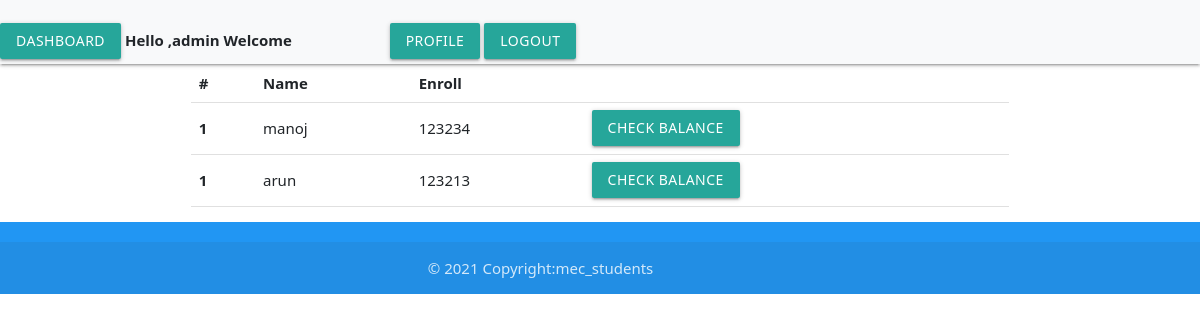
The app's page /viewpay/ (signed in) with its own data.
### clg/models.py (models this page shows, shortened)
class Payment(models.Model):
    name=models.CharField(max_length=50)
    rollno=models.CharField(max_length=250)

### clg/views.py (the view)
# urls.py: path('viewpay/',views.viewpayment,name='viewpay'),
def viewpayment(request):
	obj=Payment.objects.all()
	return render(request,'viewpay.html',{'data':obj})

### templates/viewpay.html
{% extends 'index.html' %}
{% block content %}
<div class="container">
    <table class="table">
        <thead>
          <tr>
            <th scope="col">#</th>
            <th scope="col">Name</th>
            <th scope="col">Enroll</th>
          </tr>
        </thead>
        <tbody>
          {% for i in data %}
          <tr>
            <th scope="row">1</th>
            <td>{{i.name}}</td>
            <td>{{i.rollno}}</td>
            <td><a href="{% url 'balance' i.id %}" class="btn btn-primary">check balance</a></td>
          </tr>
          {% endfor %}
        </tbody>
      </table>
</div>
{% endblock %}

### templates/index.html (shortened to what this page needs)
<!doctype html>
<html lang="en">
  <head>
    <link href="https://cdn.jsdelivr.net/npm/bootstrap@5.0.2/dist/css/bootstrap.min.css" rel="stylesheet">
    {% block css %}
        <link rel="stylesheet" href="https://cdnjs.cloudflare.com/ajax/libs/materialize/1.0.0-rc.1/css/materialize.min.css" />
    {% endblock css %}
  </head>
  <body>
    <nav class="navbar navbar-light bg-light">
      <form class="form-inline">
        <a href="{% url 'home' %}" class="btn btn-primary">Dashboard</a>
        <b   class="text-dark">        Hello ,{{request.user.username}} Welcome</b>
        <a href="{% url 'profile' %}" class="btn btn-primary">Profile</a>
        <a href="{% url 'logout' %}" class="btn btn-primary">Logout</a>
      </form>
    </nav>
    {% block content %}
    {% endblock %}
<footer class="page-footer font-small blue">
  <div class="footer-copyright text-center py-3">&emsp;&emsp;&emsp;&emsp;&emsp;&emsp;
    &emsp;&emsp;&emsp;&emsp;&emsp;&emsp;&emsp;&emsp;&emsp;&emsp;&emsp;&emsp;
    &emsp;&emsp;&emsp;&emsp;&emsp;&emsp;&emsp;&emsp;&emsp;&emsp;© 2021 Copyright:mec_students
  </div>
</footer>
  </body>
</html>

### records on screen
Payment: name "manoj", rollno "123234"
Payment: name "arun", rollno "123213"

### other values on screen
{{ request.user.username }} "admin"
